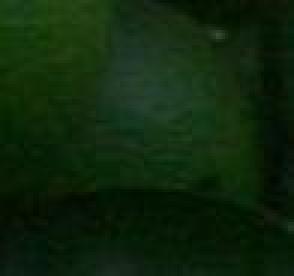
#> input picture maturity_classes_final/1_dark_green/1_crop_1108_1594_1206_1686_0.37.jpg, 98 x 92 px, given as the content of the folder /home/nery/desafio_agscan/ds_terrestres_results/class_1, which was not available (shown 3 times larger)
$ python create_maturity_classes.py
#> lines starting #> are read from the running program, lines starting #| are printed output that depends on the picture; pictures that were not available may be replaced by others from this repository, and a replacement may not be noted
import os
import random
from PIL import Image, ImageEnhance, ImageFilter, ImageOps
import numpy as np
from tqdm import tqdm
from pathlib import Path

def apply_ripening_transformation(img, maturity_level):
    """
    Transform dark green fruits to orange with 4 maturity levels:
    0 = original dark green (immature)
    1 = yellowish-green
    2 = light orange
    3 = fully ripe orange
    """
    # Convert to HSV for color manipulation
    img = img.convert('RGB')
    hsv = img.convert('HSV')
    h, s, v = hsv.split()

    # Convert to numpy arrays
    h = np.array(h, dtype=np.float32)
    s = np.array(s, dtype=np.float32)
    v = np.array(v, dtype=np.float32)

    # Define target hues for each maturity level
    hue_targets = [None, 60, 30, 20]  # None=keep original, 60=yellowish, 30=orange, 20=deep orange

    if maturity_level > 0:
        # Calculate hue shift - stronger transformation for higher levels
        if maturity_level == 1:
            # Shift green (typically 80-120) towards yellow (60)
            h = np.where(h > 60, h * 0.7 + 18, h)  # More aggressive shift for greens
        else:
            # For orange stages, shift directly to target hue
            target_hue = hue_targets[maturity_level]
            blend_factor = 0.8 if maturity_level == 3 else 0.6  # Stronger blend for final stage
            h = (1 - blend_factor) * h + blend_factor * target_hue

        # Adjust saturation - increase for ripe fruits
        s = s * (1 + 0.4 * maturity_level)

        # Adjust brightness - ripe fruits are slightly brighter
        v = v * (1 + 0.15 * maturity_level)

    # Clamp values
    h = np.clip(h, 0, 255).astype(np.uint8)
    s = np.clip(s, 0, 255).astype(np.uint8)
    v = np.clip(v, 0, 255).astype(np.uint8)

    # Convert back to PIL Images
    h = Image.fromarray(h)
    s = Image.fromarray(s)
    v = Image.fromarray(v)

    # Merge back to RGB
    ripe_hsv = Image.merge('HSV', (h, s, v))
    ripe_rgb = ripe_hsv.convert('RGB')

    # Additional effects for ripe stages
    if maturity_level >= 2:
        # Add glow effect
        glow = ripe_rgb.filter(ImageFilter.GaussianBlur(radius=2))
        ripe_rgb = Image.blend(ripe_rgb, glow, alpha=0.15)

        if maturity_level == 3:
            # Add fruit texture and highlights
            texture = np.random.normal(128, 10, ripe_rgb.size[::-1]).astype(np.uint8)
            texture = Image.fromarray(texture).convert('L')
            ripe_rgb = Image.composite(
                ripe_rgb,
                ImageEnhance.Brightness(ripe_rgb).enhance(1.1),
                texture
            )
            # Enhance contrast
            ripe_rgb = ImageEnhance.Contrast(ripe_rgb).enhance(1.1)

    return ripe_rgb

def process_crops(input_dir, output_dir):
    """Process all crops from class_1 into 4 maturity classes"""
    classes = [
        '1_dark_green',
        '2_yellowish_green',
        '3_light_orange',
        '4_ripe_orange'
    ]

    # Create output directories
    for cls in classes:
        (output_dir / cls).mkdir(parents=True, exist_ok=True)

    # Create label file
    with open(output_dir / 'maturity_labels.csv', 'w') as f:
        f.write("filename,class,class_name,original_file\n")

    # Get all crop images from class_1
    crop_files = list((input_dir / "class_1").glob('*.[jJpP][pPnN][gG]'))
    random.shuffle(crop_files)

    # Process each crop
    for i, crop_file in enumerate(tqdm(crop_files, desc="Creating maturity classes")):
        try:
            with Image.open(crop_file) as img:
#> img is the input picture: PIL image 98x92 RGB; mean R, G, B 14.5, 37.8, 11.8
                maturity_class = i % 4
                class_name = classes[maturity_class]

                # Apply transformation
                transformed_img = apply_ripening_transformation(img, maturity_class)
#> in apply_ripening_transformation, `hsv = img.convert('HSV')`: hsv: PIL image 98x92 HSV; mean H, S, V 81, 188.8, 37.8
#> in apply_ripening_transformation, `h, s, v = hsv.split()`:
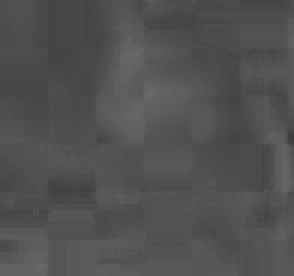
#> h: PIL image 98x92 L (shown 3 times larger); min 61, max 105, mean 81
#> in apply_ripening_transformation, `h, s, v = hsv.split()`:
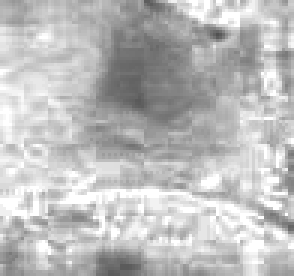
#> s: PIL image 98x92 L (shown 3 times larger); min 81, max 255, mean 188.8
#> in apply_ripening_transformation, `h, s, v = hsv.split()`:
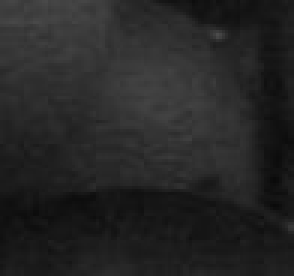
#> v: PIL image 98x92 L (shown 3 times larger); min 10, max 75, mean 37.8
#> in apply_ripening_transformation, `v = np.array(v, dtype=np.float32)`:
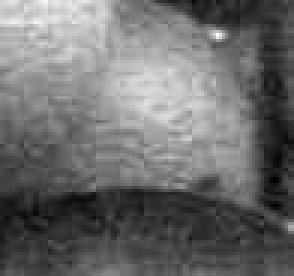
#> v: shape (92, 98) float32 (shown 3 times larger); min 10, max 75, mean 37.8; drawn with min black and max white

                # Save with new filename
                new_filename = f"{maturity_class+1}_{crop_file.stem}.jpg"
                output_path = output_dir / class_name / new_filename
                transformed_img.save(output_path, quality=95)

                # Record metadata
                with open(output_dir / 'maturity_labels.csv', 'a') as f:
                    f.write(f"{output_path},{maturity_class},{class_name},{crop_file.name}\n")
        except Exception as e:
            print(f"Skipping {crop_file.name}: {str(e)}")
            continue

if __name__ == "__main__":
    # Use class_1 directory as input
    input_dir = Path("/home/nery/desafio_agscan/ds_terrestres_results")
    output_dir = Path("/home/nery/desafio_agscan/maturity_classes_final")

    print("Creating orange ripening transformation...")
    process_crops(input_dir, output_dir)

    print(f"\nDone! Created 4 maturity classes in: {output_dir}")
    print("Ripening progression:")
    print("1. Dark green (immature)")
    print("2. Yellowish-green")
    print("3. Light orange")
    print("4. Ripe orange")

$ run again, on maturity_classes_final/1_dark_green/1_crop_1321_2288_1415_2396_0.87.jpg
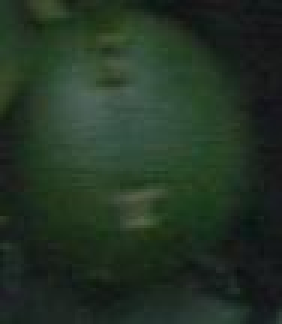
#> input picture maturity_classes_final/1_dark_green/1_crop_1321_2288_1415_2396_0.87.jpg, 94 x 108 px, given as the content of the folder /home/nery/desafio_agscan/ds_terrestres_results/class_1, which was not available (shown 3 times larger)
#> in process_crops, img is the input picture: PIL image 94x108 RGB; mean R, G, B 35.3, 51.4, 36.9
#> hsv: PIL image 94x108 HSV; mean H, S, V 94.4, 83.4, 51.6
#> in apply_ripening_transformation, `h, s, v = hsv.split()`:
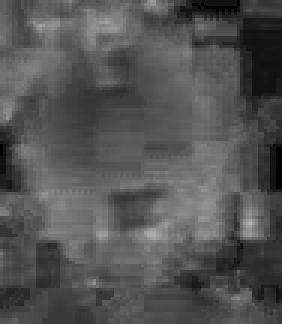
#> s: PIL image 94x108 L (shown 3 times larger); min 0, max 182, mean 83.4
#> in apply_ripening_transformation, `h, s, v = hsv.split()`:
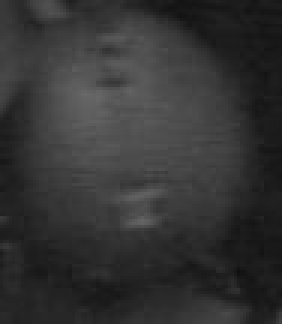
#> v: PIL image 94x108 L (shown 3 times larger); min 16, max 104, mean 51.6

$ run again, on maturity_classes_final/1_dark_green/1_crop_1395_1149_1485_1243_0.67.jpg
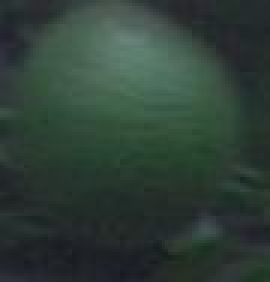
#> input picture maturity_classes_final/1_dark_green/1_crop_1395_1149_1485_1243_0.67.jpg, 90 x 94 px, given as the content of the folder /home/nery/desafio_agscan/ds_terrestres_results/class_1, which was not available (shown 3 times larger)
#> in process_crops, img is the input picture: PIL image 90x94 RGB; mean R, G, B 46.8, 63.2, 55
#> hsv: PIL image 90x94 HSV; mean H, S, V 113.2, 65.8, 64
#> in apply_ripening_transformation, `h, s, v = hsv.split()`:
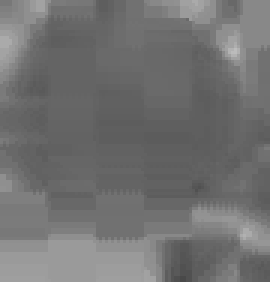
#> h: PIL image 90x94 L (shown 3 times larger); min 73, max 188, mean 113.2
#> in apply_ripening_transformation, `h, s, v = hsv.split()`:
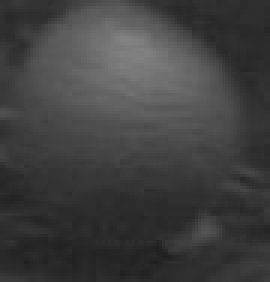
#> v: PIL image 90x94 L (shown 3 times larger); min 31, max 131, mean 64

$ run again, on maturity_classes_final/1_dark_green/1_crop_140_72_215_140_0.46.jpg
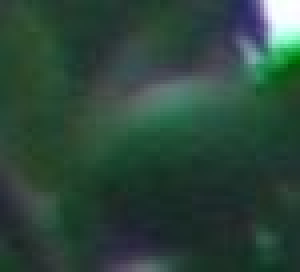
#> input picture maturity_classes_final/1_dark_green/1_crop_140_72_215_140_0.46.jpg, 75 x 68 px, given as the content of the folder /home/nery/desafio_agscan/ds_terrestres_results/class_1, which was not available (shown 4 times larger)
#> in process_crops, img is the input picture: PIL image 75x68 RGB; mean R, G, B 44.4, 70.8, 59.2
#> hsv: PIL image 75x68 HSV; mean H, S, V 112.6, 101.3, 72.8
#> in apply_ripening_transformation, `h, s, v = hsv.split()`:
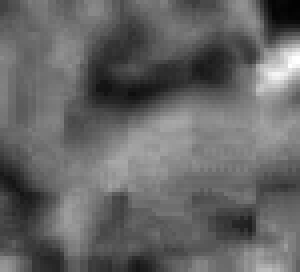
#> s: PIL image 75x68 L (shown 4 times larger); min 2, max 255, mean 101.3
#> in apply_ripening_transformation, `h, s, v = hsv.split()`:
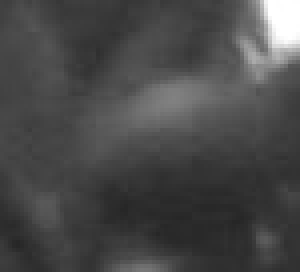
#> v: PIL image 75x68 L (shown 4 times larger); min 38, max 255, mean 72.8
